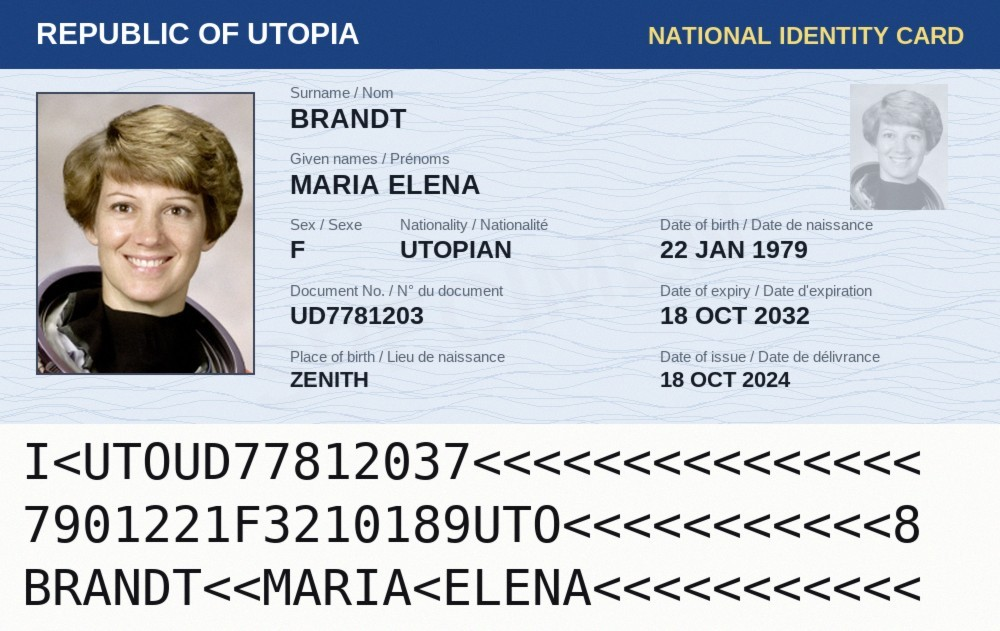
#> input picture data/samples/alias_identity/id_card.jpg, 1000 x 631 px
$ python -i ocr.py   (imports and definitions only)
#> lines starting #> are read from the running program, lines starting #| are printed output that depends on the picture
"""OCR engines and the MRZ reader.

Engines are discovered at run time:
  rapidocr   pip install rapidocr-onnxruntime        (no system install needed)
  tesseract  Tesseract binary on PATH (or TESSERACT_CMD)
"""
from __future__ import annotations

import os
import shutil
import subprocess
import tempfile
import threading
from contextlib import nullcontext
from datetime import date

import cv2
import numpy as np

from . import mrz as M
from . import mrzglyph

_lock = threading.Lock()
MRZ_WHITELIST = "ABCDEFGHIJKLMNOPQRSTUVWXYZ0123456789<"


# --------------------------------------------------------------------------
# helpers
# --------------------------------------------------------------------------
def _box(text, x, y, w, h, conf):
    return {"text": text, "x": int(x), "y": int(y), "w": int(w), "h": int(h), "conf": round(float(conf), 1)}


# [37 lines left out: function group_words, not called in this run]


# --------------------------------------------------------------------------
# engines
# --------------------------------------------------------------------------
class TesseractEngine:
    name = "Tesseract"
    needs_lock = False  # every call is its own subprocess

    # [52 lines left out: functions __init__, _run, read, read_lines_mrz, read_line, not called in this run]


class RapidOcrEngine:
    name = "RapidOCR"
    needs_lock = True  # one shared ONNX session

    # [37 lines left out: functions __init__, read, read_lines_mrz, read_line, group_rows, not called in this run]


_engines = {"obj": None, "tried": False, "errors": []}


# [155 lines left out: functions get_engine, engine_info, read_text, _prep_variants, locate_mrz, split_lines and 2 more, not called in this run]


def _clean_line(t: str) -> str:
    return "".join(ch for ch in t.upper().replace(" ", "") if ch in MRZ_WHITELIST)


# [119 lines left out: functions _fit_length, read_mrz, not called in this run]

>>> import cv2
>>> picture = cv2.imread('../../data/samples/alias_identity/id_card.jpg', cv2.IMREAD_GRAYSCALE)
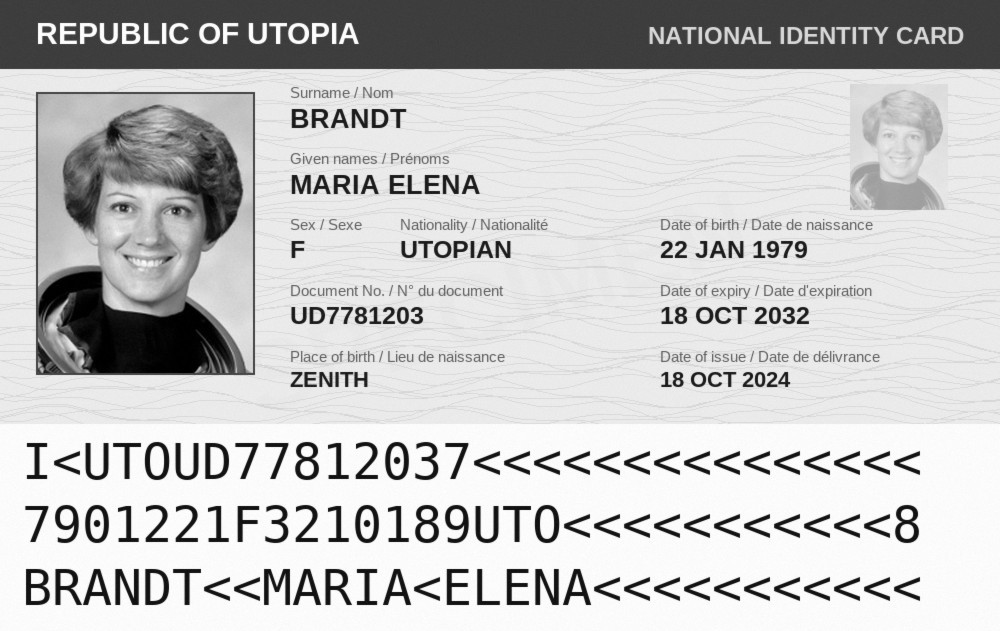
#> picture: shape (631, 1000); min 0, max 255, mean 196.9
>>> result = _line_crops(picture)
